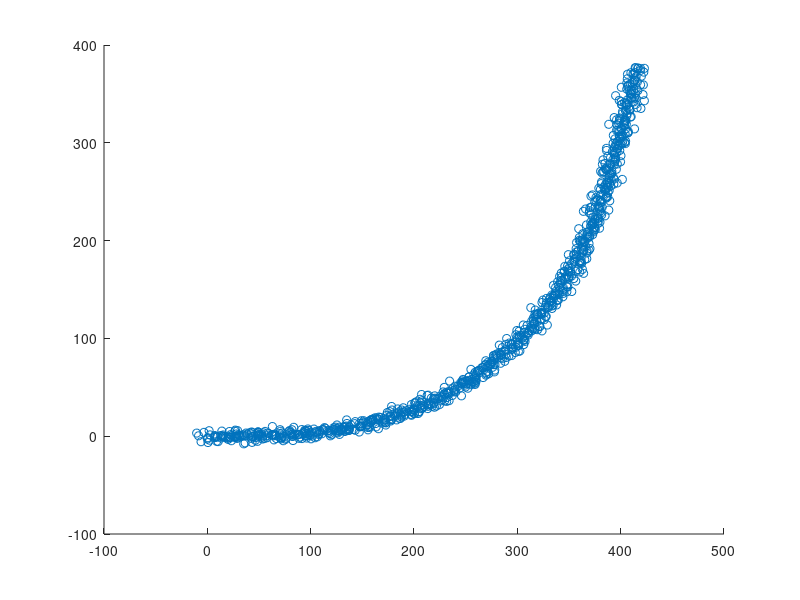

The MATLAB source for this figure: (Note: this script raises an error after producing the figure.)
clear; close all; clc
%%%%%%%%%%%%%%%%%%%%%%%%%%%%%%%%%%%%%%%%%%%%%%%%%%%%%%%
% In this example, the noise is added to the ideal mathematical road
% The road data is smoothed and profile is somewhat good
%%%%%%%%%%%%%%%%%%%%%%%%%%%%%%%%%%%%%%%%%%%%%%%%%%%%%%%
%GPS DATA
%load('CVF9LatX.mat'); load('CVF9LongY.mat');
%Ideal AASHTO
load('MichXm.mat'); load('MichYm.mat');
%x2 = LatX'; y2 = LongY';
x2 = xm'; y2 = ym';
x2 = unique(x2); y2 = unique(y2);
x2 = x2(1:numel(y2));
% Added White Noise, and now everything "kinda" works, but not really
x2 = awgn(x2,35,'measured');
y2 = awgn(y2,35,'measured');
scatter(x2,y2);
yy1 = smooth(x2,y2,0.2,'loess');
x2 = unique(x2); yy1 = unique(yy1);
x2 = x2(1:numel(yy1));
y2 = yy1;


X = [x2',y2];
[L,R,K] = curvature(X);
K(1,:) = []; K(end,:) = []; L(1,:) = []; L(end,:) = [];
x2(1) = []; x2(end) = []; y2(1) = []; y2(end) = [];
figure; scatter(x2,y2);
xlabel('X Coordinate (m)'); ylabel('Y Coordinate (m)')
title('Raw Road Data')
figure;
h = scatter(x2,y2); grid on; axis equal; set(h,'marker','.');
xlabel('X Coordinate (m)'); ylabel('Y Coordinate (m)')
title('Road with Curvature Vectors')
hold on

quiver(x2',y2',K(:,1),K(:,2)); hold off  
y = sqrt(K(:,1).^2 + K(:,2).^2);
s = L;
figure; plot(s,y)
% Initial Conditions, NEVER repeat them.
x0 = [100 200 300 400 500];
% Curvature Model M.1
M1 = @(x,s) ((x(5)./(x(2)-x(1))).*(s - x(1))).*(heaviside(s-x(1)) - heaviside(s-x(2))) +...
     x(5).*(heaviside(s-x(2))-heaviside(s-x(3))) + ...
( ( x(5)./(x(4)-x(3))).*(-s+x(3))+ x(5) ).*(heaviside(s-x(3)) - heaviside(s-x(4))); 
% Pr.1
fprintf('Pr. 1, Least Squares Min. Has finalized');
options = optimset('Display','off');
x = lsqcurvefit(M1,x0,s(1:end),y,[],[],options)
snew = linspace(s(1),s(end),100); % <--- This defines the 
% size of the "K_vector".
figure; hold on; 
plot(s,y,'bo');
xlabel('S-Segment (m)'); ylabel ('Curvature(m^{-1})');
plot(snew,M1(x,snew),'k-','linewidth',2);
xlim([snew(1), snew(end)+5]);
legend('Data','Fitted Response','location','best'); 
title('Data and Fitted Curve'); grid on

% -------------------------
%Parameters 
global K_temp e g mu U
% Vehicle Only
L = 2.5;  %U = 1.95;
U = 3;
% Road Only
e = 6; mu = 0.3;
% Both
g = 9.81; K_vector = M1(x,snew);
% -------------------------
%Iterative Optimization Routine for Pr.2 given Optimized M.1
for i = 1:length(K_vector)
K_temp = K_vector(i);  
% Objective Function Pr.2
fun = @(x)  x(1) - (53.7*L + U*x(2)^2/g)*K_temp;    
%C.1 (Bounds)
% lb = [-3,25]; 
% ub = [3,60]; 
lb = [-3,25]; % -3 < x1 < 3;
ub = [3,35];  % 55 < x2 < 80; mph
% There are no linear constraints, so set those arguments to |[]|. 
A = [];  b = []; % Linear In-equality Constraints
Aeq = []; beq = [];  % Linear Equality Constraints
%Initial Conditions
x0 = [1/4,1/4];  
%Constraints as an annoynomous function
nonlcon = @EqConstraint;
options = optimoptions('fmincon','Display','off');
Op(i,:) = fmincon(fun,x0,A,b,Aeq,beq,lb,ub,nonlcon,options);  
end
fprintf('Pr. 2 Has finalized \n');
vOpt = Op(:,2);
figure; plot(snew,vOpt,'linewidth',3)
ylim([max(vOpt)-10 max(vOpt)+10])
title('Segment Length vs Velocity Optimized'); grid on
xlabel('S-Segment (m)'); ylabel ('Velocity (m/s)');
figure; plot(M1(x,snew),vOpt)
ylim([max(vOpt)-10 max(vOpt)+10])
title('Curvature vs Velocity Optimized'); grid on;
xlabel('S-Segment (m)'); ylabel ('Curvature(m^{-1})');

% Nonlinear Constaints (Not bounds)
function [c,ceq] = EqConstraint(x)
global K_temp e g mu 
%Pr.2
% Nonlinear Inequality Constraints
c = x(2)^2*K_temp/g - (mu + 0.01*e)/(1-0.01*mu*e);
% Nonlinear Equality Constraints
ceq = [];
end


